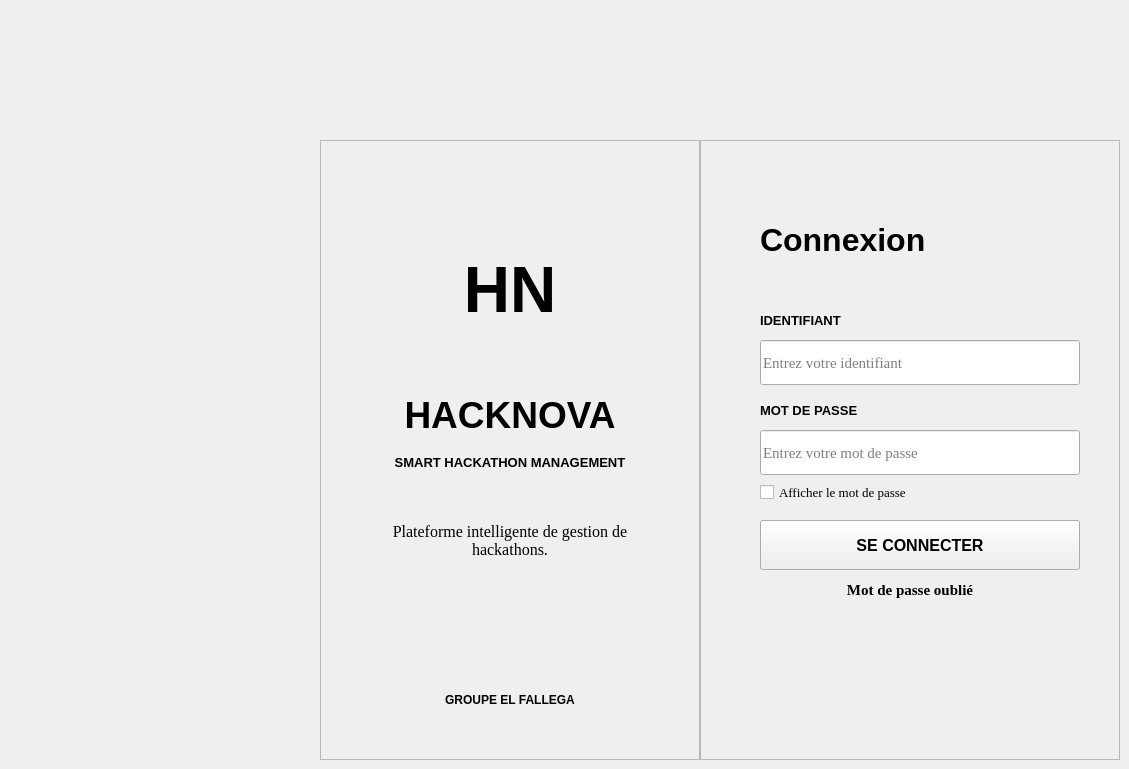
    <widget class="QWidget" name="pageLogin">
     <widget class="QFrame" name="frameLoginBrand">
      <property name="geometry">
       <rect>
        <x>320</x>
        <y>140</y>
        <width>380</width>
        <height>620</height>
       </rect>
      </property>
      <property name="frameShape">
       <enum>QFrame::Shape::StyledPanel</enum>
      </property>
      <property name="frameShadow">
       <enum>QFrame::Shadow::Raised</enum>
      </property>
     </widget>
     <widget class="QFrame" name="frameLoginCard">
      <property name="geometry">
       <rect>
        <x>700</x>
        <y>140</y>
        <width>420</width>
        <height>620</height>
       </rect>
      </property>
      <property name="frameShape">
       <enum>QFrame::Shape::StyledPanel</enum>
      </property>
      <property name="frameShadow">
       <enum>QFrame::Shadow::Raised</enum>
      </property>
     </widget>
     <widget class="QLabel" name="labelLoginLogo">
      <property name="geometry">
       <rect>
        <x>440</x>
        <y>220</y>
        <width>140</width>
        <height>140</height>
       </rect>
      </property>
      <property name="font">
       <font>
        <family>Arial</family>
        <pointsize>48</pointsize>
        <bold>true</bold>
       </font>
      </property>
      <property name="text">
       <string>HN</string>
      </property>
      <property name="alignment">
       <set>Qt::AlignmentFlag::AlignCenter</set>
      </property>
     </widget>
     <widget class="QLabel" name="labelLoginBrandTitle">
      <property name="geometry">
       <rect>
        <x>340</x>
        <y>390</y>
        <width>340</width>
        <height>50</height>
       </rect>
      </property>
      <property name="font">
       <font>
        <family>Arial</family>
        <pointsize>28</pointsize>
        <bold>true</bold>
       </font>
      </property>
      <property name="text">
       <string>HACKNOVA</string>
      </property>
      <property name="alignment">
       <set>Qt::AlignmentFlag::AlignCenter</set>
      </property>
     </widget>
     <widget class="QLabel" name="labelLoginBrandSub">
      <property name="geometry">
       <rect>
        <x>340</x>
        <y>450</y>
        <width>340</width>
        <height>25</height>
       </rect>
      </property>
      <property name="font">
       <font>
        <family>Arial</family>
        <pointsize>10</pointsize>
        <bold>true</bold>
       </font>
      </property>
      <property name="text">
       <string>SMART HACKATHON MANAGEMENT</string>
      </property>
      <property name="alignment">
       <set>Qt::AlignmentFlag::AlignCenter</set>
      </property>
     </widget>
     <widget class="QLabel" name="labelLoginBrandSlogan">
      <property name="geometry">
       <rect>
        <x>360</x>
        <y>500</y>
        <width>300</width>
        <height>80</height>
       </rect>
      </property>
      <property name="font">
       <font>
        <family>Times New Roman</family>
        <pointsize>12</pointsize>
       </font>
      </property>
      <property name="text">
       <string>Plateforme intelligente de gestion de hackathons.</string>
      </property>
      <property name="alignment">
       <set>Qt::AlignmentFlag::AlignCenter</set>
      </property>
      <property name="wordWrap">
       <bool>true</bool>
      </property>
     </widget>
     <widget class="QLabel" name="labelLoginBrandTeam">
      <property name="geometry">
       <rect>
        <x>420</x>
        <y>690</y>
        <width>180</width>
        <height>20</height>
       </rect>
      </property>
      <property name="font">
       <font>
        <family>Arial</family>
        <pointsize>9</pointsize>
        <bold>true</bold>
       </font>
      </property>
      <property name="text">
       <string>GROUPE EL FALLEGA</string>
      </property>
      <property name="alignment">
       <set>Qt::AlignmentFlag::AlignCenter</set>
      </property>
     </widget>
     <widget class="QLabel" name="labelLoginTitle">
      <property name="geometry">
       <rect>
        <x>760</x>
        <y>220</y>
        <width>300</width>
        <height>40</height>
       </rect>
      </property>
      <property name="font">
       <font>
        <family>Arial</family>
        <pointsize>24</pointsize>
        <bold>true</bold>
       </font>
      </property>
      <property name="text">
       <string>Connexion</string>
      </property>
     </widget>
     <widget class="QLabel" name="labelLoginField">
      <property name="geometry">
       <rect>
        <x>760</x>
        <y>310</y>
        <width>200</width>
        <height>20</height>
       </rect>
      </property>
      <property name="font">
       <font>
        <family>Arial</family>
        <pointsize>10</pointsize>
        <bold>true</bold>
       </font>
      </property>
      <property name="text">
       <string>IDENTIFIANT</string>
      </property>
     </widget>
     <widget class="QLineEdit" name="lineEditIdentifiant">
      <property name="geometry">
       <rect>
        <x>760</x>
        <y>340</y>
        <width>320</width>
        <height>45</height>
       </rect>
      </property>
      <property name="font">
       <font>
        <family>Times New Roman</family>
        <pointsize>11</pointsize>
       </font>
      </property>
      <property name="placeholderText">
       <string>Entrez votre identifiant</string>
      </property>
     </widget>
     <widget class="QLabel" name="labelLoginField2">
      <property name="geometry">
       <rect>
        <x>760</x>
        <y>400</y>
        <width>200</width>
        <height>20</height>
       </rect>
      </property>
      <property name="font">
       <font>
        <family>Arial</family>
        <pointsize>10</pointsize>
        <bold>true</bold>
       </font>
      </property>
      <property name="text">
       <string>MOT DE PASSE</string>
      </property>
     </widget>
     <widget class="QLineEdit" name="lineEditMotDePasse">
      <property name="geometry">
       <rect>
        <x>760</x>
        <y>430</y>
        <width>320</width>
        <height>45</height>
       </rect>
      </property>
      <property name="font">
       <font>
        <family>Times New Roman</family>
        <pointsize>11</pointsize>
       </font>
      </property>
      <property name="echoMode">
       <enum>QLineEdit::EchoMode::Password</enum>
      </property>
      <property name="placeholderText">
       <string>Entrez votre mot de passe</string>
      </property>
     </widget>
     <widget class="QCheckBox" name="checkBoxSouvenir">
      <property name="geometry">
       <rect>
        <x>760</x>
        <y>480</y>
        <width>200</width>
        <height>25</height>
       </rect>
      </property>
      <property name="font">
       <font>
        <family>Times New Roman</family>
        <pointsize>10</pointsize>
       </font>
      </property>
      <property name="text">
       <string>Afficher le mot de passe</string>
      </property>
     </widget>
     <widget class="QPushButton" name="pushButtonConnexion">
      <property name="geometry">
       <rect>
        <x>760</x>
        <y>520</y>
        <width>320</width>
        <height>50</height>
       </rect>
      </property>
      <property name="font">
       <font>
        <family>Arial</family>
        <pointsize>12</pointsize>
        <bold>true</bold>
       </font>
      </property>
      <property name="cursor">
       <cursorShape>PointingHandCursor</cursorShape>
      </property>
      <property name="text">
       <string>SE CONNECTER</string>
      </property>
     </widget>
     <widget class="QLabel" name="labelLoginFooter">
      <property name="geometry">
       <rect>
        <x>750</x>
        <y>580</y>
        <width>320</width>
        <height>20</height>
       </rect>
      </property>
      <property name="font">
       <font>
        <family>Times New Roman</family>
        <pointsize>11</pointsize>
        <bold>true</bold>
       </font>
      </property>
      <property name="text">
       <string>Mot de passe oublié</string>
      </property>
      <property name="alignment">
       <set>Qt::AlignmentFlag::AlignCenter</set>
      </property>
     </widget>
    </widget>
